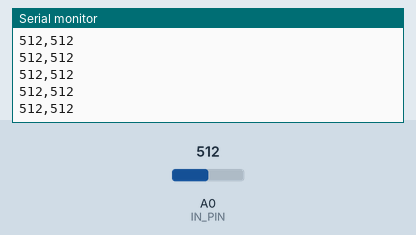
This sketch was run on a simulated Arduino Uno, built with avr-gcc and run on an emulated ATmega328P. Shown: the last lines printed to the serial monitor. The inputs (shaded band) are chosen by the test bench; at power-on: A0 (IN_PIN) = 512.

Above: at 4.2 s.
4.3 s: A0 (IN_PIN) set to 982
At 5.1 s:
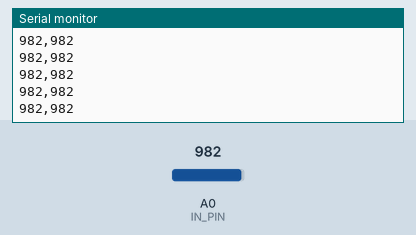
5.8 s: A0 (IN_PIN) set to 1008
At 6.8 s:
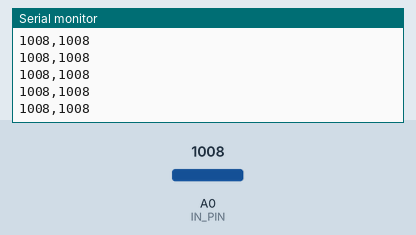
Timing chart, 0 to 8.3 s (numbered marks = the images above; inputs shaded):
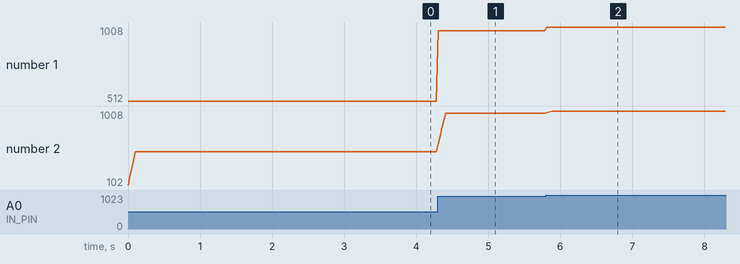

The sketch:

filter.ino
```cpp
#define IN_PIN A0
#define WINDOW_SIZE 5

int INDEX = 0;
int VALUE = 0;
int SUM = 0;
int READINGS[WINDOW_SIZE];
int AVERAGED = 0;

void setup() {
  pinMode(IN_PIN, INPUT);
  Serial.begin(9600);
}

void loop() {

  SUM = SUM - READINGS[INDEX];       // Remove the oldest entry from the sum
  VALUE = analogRead(IN_PIN);        // Read the next sensor value
  READINGS[INDEX] = VALUE;           // Add the newest reading to the window
  SUM = SUM + VALUE;                 // Add the newest reading to the sum
  INDEX = (INDEX+1) % WINDOW_SIZE;   // Increment the index, and wrap to 0 if it exceeds the window size

  AVERAGED = SUM / WINDOW_SIZE;      // Divide the sum of the window by the window size for the result

  Serial.print(VALUE);
  Serial.print(",");
  Serial.println(AVERAGED);

  delay(25);
}
```

Measured:
- after the input at 4.3 s, the serial monitor: prints a new line at once (image 1)
- after the input at 5.8 s, the serial monitor: prints a new line at once (image 2)
- plotted number 1: 512 → 982 after the input at 4.3 s, 982 → 1008 after the input at 5.8 s
- plotted number 2: 512 → 982 after the input at 4.3 s, 982 → 1008 after the input at 5.8 s
